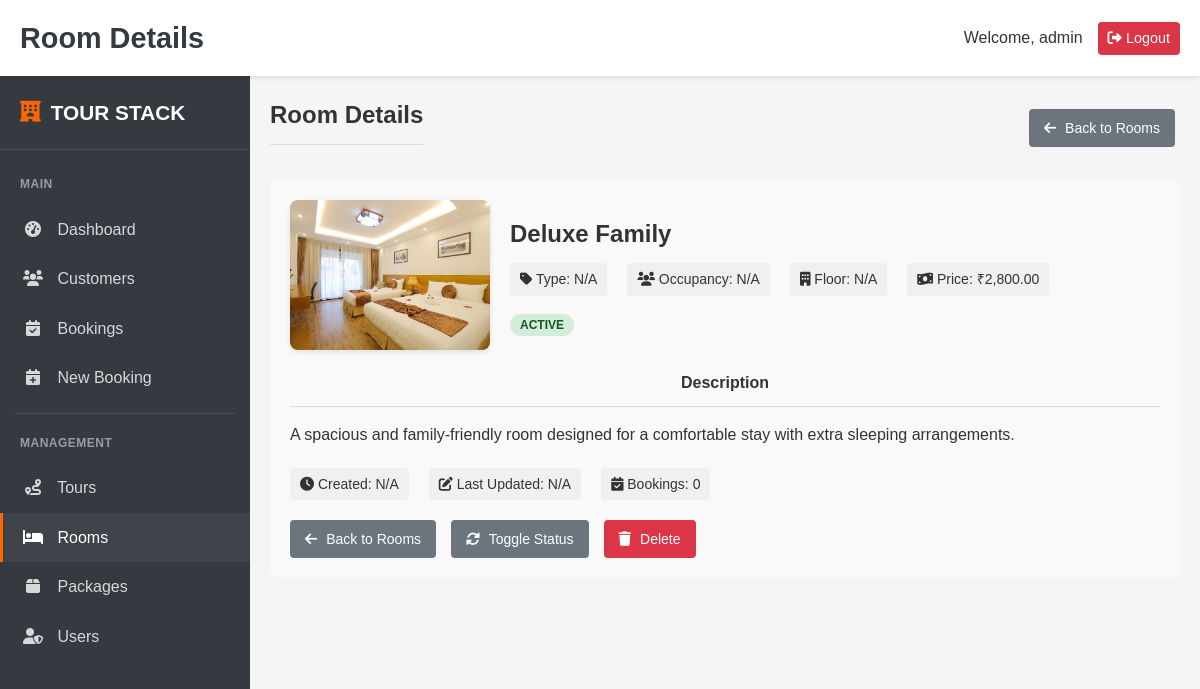
Page /project/simple_room_detail.php?id=19 (signed in) on the committed database.
### tables this page shows
CREATE TABLE `rooms` (
  `id` int(11) NOT NULL,
  `name` varchar(100) NOT NULL,
  `description` text NOT NULL,
  `price` decimal(10,2) NOT NULL,
  `capacity` int(11) NOT NULL,
  `image_path` varchar(255) NOT NULL,
  `status` enum('active','inactive') DEFAULT 'active'
);

### project/simple_room_detail.php (the view, shortened to what this page needs)
<?php
require_once 'db_connection.php';
$room_id = $_GET['id'];
$room = null;
$has_bookings = false;
$booking_count = 0;
$room_query = "SELECT * FROM rooms WHERE id = ?";
$room_stmt = $conn->prepare($room_query);
$room_stmt->bind_param("i", $room_id);
$room_stmt->execute();
$room_result = $room_stmt->get_result();
if ($room_result->num_rows === 0) {
    $error = "Room not found.";
} else {
    $room = $room_result->fetch_assoc();
    $room_bookings_check_query = "SHOW TABLES LIKE 'room_bookings'";
    $room_bookings_check_result = $conn->query($room_bookings_check_query);
    $room_bookings_table_exists = $room_bookings_check_result->num_rows > 0;
    if ($room_bookings_table_exists) {
        $room_booking_check_query = "SELECT COUNT(*) as booking_count FROM room_bookings WHERE room_id = ?";
        $room_booking_stmt = $conn->prepare($room_booking_check_query);
        $room_booking_stmt->bind_param("i", $room_id);
        $room_booking_stmt->execute();
        $room_booking_result = $room_booking_stmt->get_result();
        $room_booking_count = $room_booking_result->fetch_assoc()['booking_count'];
        $booking_count += $room_booking_count;
        $has_bookings = $has_bookings || $room_booking_count > 0;
    }
}
?>
<!DOCTYPE html>
<html lang="en">
<head>
    <link rel="stylesheet" href="style.css">
    <link rel="stylesheet" href="admin.css">
    <link rel="stylesheet" href="https://cdnjs.cloudflare.com/ajax/libs/font-awesome/6.0.0-beta3/css/all.min.css">
</head>
<body class="admin-body">
    <header>
        <h1 class="admin-page-title">Room Details</h1>
        <div class="admin-user-info">
            <span>Welcome, <?php echo htmlspecialchars($_SESSION['admin_username'] ?? 'Admin'); ?></span>
            <a href="admin_logout.php" class="logout-btn"><i class="fas fa-sign-out-alt"></i> Logout</a>
        </div>
    </header>
    <div class="admin-container">
        <aside class="admin-sidebar">
            <div class="sidebar-brand">
                <i class="fas fa-hotel"></i>
                <span>TOUR STACK</span>
            </div>
            <div class="sidebar-nav">
                <div class="sidebar-nav-title">Main</div>
                <a href="admin_dashboard.php" class="sidebar-nav-item">
                    <i class="fas fa-tachometer-alt"></i>
                    <span>Dashboard</span>
                </a>
                <a href="admin_customers.php" class="sidebar-nav-item">
                    <i class="fas fa-users"></i>
                    <span>Customers</span>
                </a>
                <a href="admin_bookings.php" class="sidebar-nav-item">
                    <i class="fas fa-calendar-check"></i>
                    <span>Bookings</span>
                </a>
                <a href="admin_new_booking.php" class="sidebar-nav-item">
                    <i class="fas fa-calendar-plus"></i>
                    <span>New Booking</span>
                </a>
                <div class="sidebar-divider"></div>
                <div class="sidebar-nav-title">Management</div>
                <a href="simple_tours.php" class="sidebar-nav-item">
                    <i class="fas fa-route"></i>
                    <span>Tours</span>
                </a>
                <a href="simple_rooms.php" class="sidebar-nav-item active">
                    <i class="fas fa-bed"></i>
                    <span>Rooms</span>
                </a>
                <a href="simple_packages.php" class="sidebar-nav-item">
                    <i class="fas fa-box"></i>
                    <span>Packages</span>
                </a>
                <a href="admin_users.php" class="sidebar-nav-item">
                    <i class="fas fa-user-shield"></i>
                    <span>Users</span>
                </a>
            </div>
        </aside>
        <main class="admin-main">
            <?php if ($room): ?>
                <section class="admin-section">
                    <div class="section-header">
                        <h2 class="section-title">Room Details</h2>
                        <a href="simple_rooms.php" class="action-btn back-btn">
                            <i class="fas fa-arrow-left"></i> Back to Rooms
                        </a>
                    </div>
                    <div class="room-detail">
                        <div class="room-header">
                            <?php if (isset($room['image_path']) && !empty($room['image_path'])): ?>
                                <img src="<?php echo htmlspecialchars($room['image_path']); ?>" alt="<?php echo htmlspecialchars($room['name'] ?? 'Room'); ?>" class="room-image">
                            <?php else: ?>
                                <div class="room-image" style="display: flex; align-items: center; justify-content: center; background-color: #e9ecef;">
                                    <i class="fas fa-bed" style="font-size: 48px; color: #6c757d;"></i>
                                </div>
                            <?php endif; ?>
                            <div class="room-info">
                                <h3 class="room-name"><?php echo htmlspecialchars($room['name'] ?? 'Room'); ?></h3>
                                <div class="room-meta">
                                    <div class="meta-item">
                                        <i class="fas fa-tag"></i>
                                        Type: <?php echo isset($room['type']) ? htmlspecialchars($room['type']) : 'N/A'; ?>
                                    </div>
                                    <div class="meta-item">
                                        <i class="fas fa-users"></i>
                                        Occupancy: <?php echo isset($room['max_occupancy']) ? htmlspecialchars($room['max_occupancy']) . ' persons' : 'N/A'; ?>
                                    </div>
                                    <div class="meta-item">
                                        <i class="fas fa-building"></i>
                                        Floor: <?php echo isset($room['floor']) ? htmlspecialchars($room['floor']) : 'N/A'; ?>
                                    </div>
                                    <div class="meta-item">
                                        <i class="fas fa-money-bill-wave"></i>
                                        Price: <?php echo isset($room['price_per_night']) ? '₹' . number_format($room['price_per_night'], 2) : (isset($room['price']) ? '₹' . number_format($room['price'], 2) : '₹0.00'); ?>
                                    </div>
                                </div>
                                <span class="status-badge status-<?php echo isset($room['status']) ? strtolower($room['status']) : 'inactive'; ?>">
                                    <?php echo isset($room['status']) ? ucfirst($room['status']) : 'Inactive'; ?>
                                </span>
                            </div>
                        </div>
                        <div class="room-description">
                            <h4 class="section-title">Description</h4>
                            <p><?php echo isset($room['description']) ? nl2br(htmlspecialchars($room['description'])) : 'No description available.'; ?></p>
                        </div>
                        <div class="room-meta">
                            <div class="meta-item">
                                <i class="fas fa-clock"></i> Created: <?php echo isset($room['created_at']) ? date('M d, Y', strtotime($room['created_at'])) : 'N/A'; ?>
                            </div>
                            <div class="meta-item">
                                <i class="fas fa-edit"></i> Last Updated: <?php echo isset($room['updated_at']) ? date('M d, Y', strtotime($room['updated_at'])) : 'N/A'; ?>
                            </div>
                            <div class="meta-item">
                                <i class="fas fa-calendar-check"></i> Bookings: <?php echo $booking_count; ?>
                            </div>
                        </div>
                        <div class="action-buttons">
                            <a href="simple_rooms.php" class="action-btn back-btn">
                                <i class="fas fa-arrow-left"></i> Back to Rooms
                            </a>
                            <a href="?toggle_status=<?php echo $room['id']; ?>" class="action-btn status-btn" style="background-color: #6c757d;">
                                <i class="fas fa-sync-alt"></i> Toggle Status
                            </a>
                            <?php if (!$has_bookings): ?>
                                <a href="simple_rooms.php?delete=<?php echo $room['id']; ?>" class="action-btn delete-btn" onclick="return confirm('Are you sure you want to delete this room? This action cannot be undone.')">
                                    <i class="fas fa-trash"></i> Delete
                                </a>
                            <?php endif; ?>
                        </div>
                    </div>
                </section>
            <?php else: ?>
                <div class="error-message">
                    <i class="fas fa-exclamation-circle"></i> Room not found. <a href="simple_rooms.php">Return to rooms list</a>.
                </div>
            <?php endif; ?>
        </main>
    </div>
</body>
</html>

### project/style.css (style rules this page uses)
:root { --primary-color: #e74c3c; --secondary-color: #333333; --accent-color: #f39c12; --text-color: #333; --light-color: #f8f9fa; --dark-color: #343a40; --gray-color: #6c757d; --border-color: #dee2e6; --success-color: #28a745; --danger-color: #dc3545; --warning-color: #ffc107; --info-color: #17a2b8; --gray-100: #f8f9fa; --gray-200: #e9ecef; --gray-300: #dee2e6; --gray-400: #ced4da; --gray-500: #adb5bd; --gray-600: #6c757d; --gray-700: #495057; --gray-800: #343a40; --gray-900: #212529; --transition: all 0.3s ease; --border-radius: 8px; --box-shadow: 0 4px 12px rgba(0, 0, 0, 0.1); --light-gray: #e9ecef; --medium-gray: #6c757d; }
* { margin: 0; padding: 0; box-sizing: border-box; }
body { font-family: 'Poppins', sans-serif; line-height: 1.6; color: var(--text-color); background-color: #f5f5f5; margin: 0; padding: 0; }
.status-badge { padding: 0.35em 0.65em; font-size: 0.75em; font-weight: 700; line-height: 1; text-align: center; white-space: nowrap; vertical-align: baseline; border-radius: 0.25rem; text-transform: uppercase; }
.section-title { text-align: center; margin-bottom: 40px; }
:root { --primary-color: #e74c3c; --secondary-color: #333333; --accent-color: #f39c12; --text-color: #333; --light-color: #f8f9fa; --dark-color: #343a40; --gray-color: #6c757d; --border-color: #dee2e6; --success-color: #28a745; --danger-color: #dc3545; --warning-color: #ffc107; --info-color: #17a2b8; }
body { font-family: 'Poppins', sans-serif; line-height: 1.6; color: var(--text-color); background-color: #f5f5f5; }
.status-badge { display: inline-block; padding: 5px 10px; border-radius: 4px; font-size: 12px; font-weight: 600; text-transform: uppercase; }

### project/simple_room_detail.php (style rules this page uses)
.room-detail { background-color: #f9f9f9; padding: 20px; border-radius: 8px; margin-bottom: 20px; }
.room-header { display: flex; align-items: center; gap: 20px; margin-bottom: 20px; }
.room-image { width: 200px; height: 150px; object-fit: cover; border-radius: 8px; box-shadow: 0 2px 5px rgba(0,0,0,0.1); }
.room-info { flex: 1; }
.room-name { font-size: 24px; margin: 0 0 10px 0; }
.room-meta { display: flex; gap: 20px; margin-bottom: 15px; }
.meta-item { background-color: #f0f0f0; padding: 5px 10px; border-radius: 4px; font-size: 14px; }
.status-badge { padding: 5px 10px; border-radius: 20px; font-size: 12px; font-weight: bold; display: inline-block; text-align: center; }
.status-active { background-color: #d4edda; color: #155724; }
.room-description { margin-bottom: 20px; line-height: 1.6; }
.section-title { border-bottom: 1px solid #ddd; padding-bottom: 10px; margin-bottom: 15px; }
.action-buttons { display: flex; gap: 10px; margin-top: 20px; }
.action-btn { display: inline-block; padding: 8px 15px; border-radius: 4px; color: white; text-decoration: none; font-size: 14px; }
.delete-btn { background-color: #dc3545; }
.back-btn { background-color: #6c757d; }

### rows in the picture
rooms: image_path (picture), name "Deluxe Family", price "2,800.00", status "ACTIVE", description "A spacious and family-friendly room designed for a comfortable stay with extra sleeping arrangements."

### other values in the picture
$_SESSION['admin_username'] "admin"
$booking_count "0"
